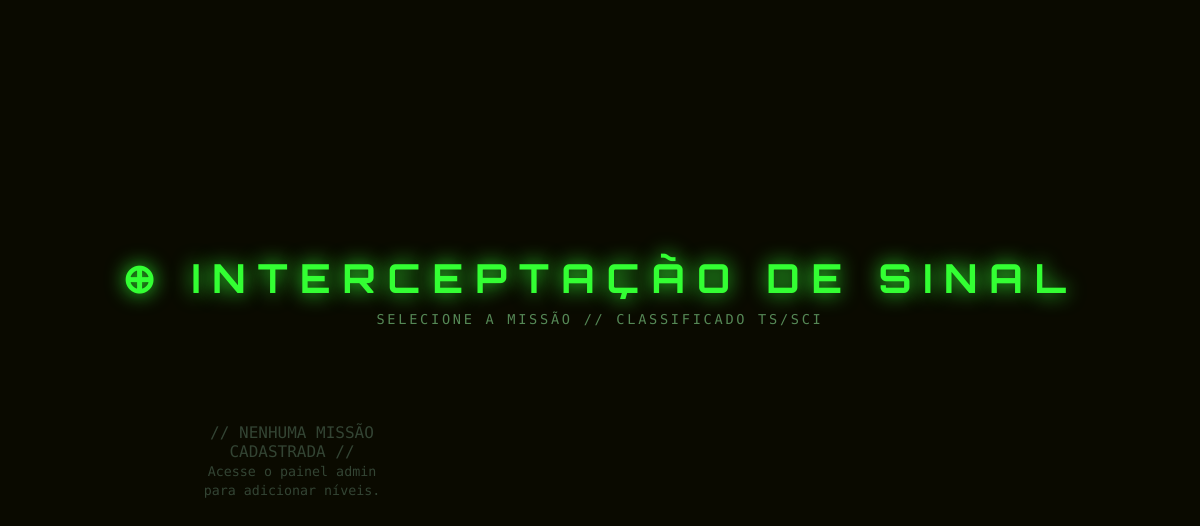
Page /osciloscopio/ on the earlier database version.
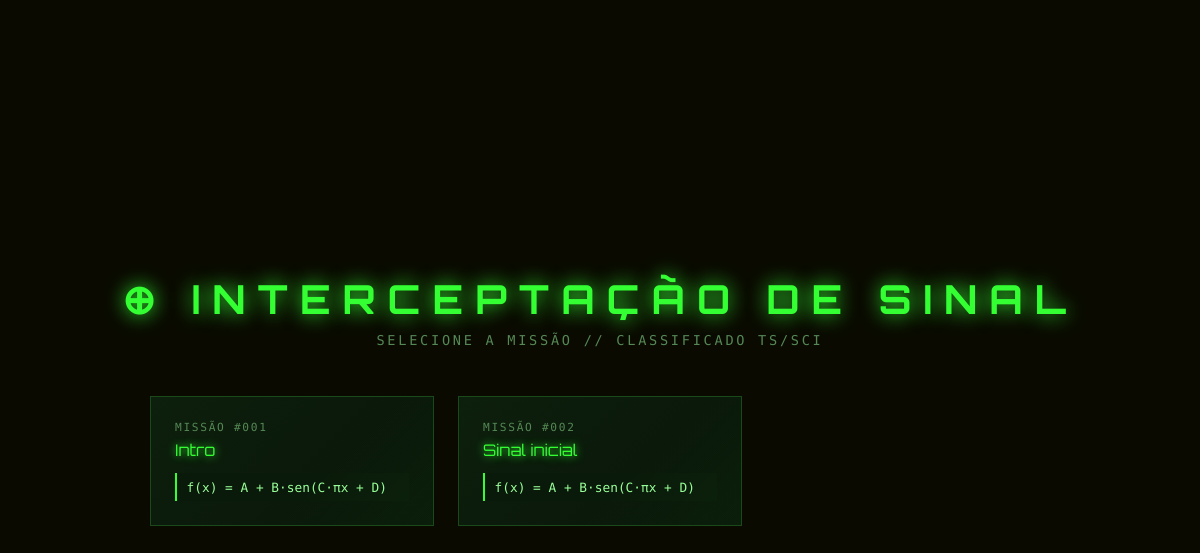
Same page on the later database version.
### osciloscopio/models.py (models this page shows, shortened)
class NivelOsciloscopio(models.Model):
    TIPO_CHOICES = [('sen', 'Seno'), ('cos', 'Cosseno')]
    titulo = models.CharField(max_length=100, default="MISSÃO DESCONHECIDA")
    descricao = models.TextField(blank=True, help_text="Texto introdutório da missão")
    tipo_func = models.CharField(max_length=3, choices=TIPO_CHOICES, default='sen')
    A = models.IntegerField(default=0, help_text="Deslocamento vertical (inteiro ≥ 0)")
    B = models.IntegerField(default=1, help_text="Amplitude (inteiro ≥ 1)")
    C = models.IntegerField(default=1, help_text="Frequência angular (inteiro ≥ 1)")
    D = models.IntegerField(default=0, help_text="Fase (inteiro ≥ 0)")
    ordem = models.PositiveIntegerField(default=0)
    criado_em = models.DateTimeField(auto_now_add=True)
    class Meta:
        ordering = ['ordem', 'criado_em']
        verbose_name = "Nível"
        verbose_name_plural = "Níveis"

### osciloscopio/views.py (the view)
# urls.py: path('', views.lista_niveis, name='lista'),
def lista_niveis(request):
    niveis = NivelOsciloscopio.objects.all()
    return render(request, 'osciloscopio/lista.html', {'niveis': niveis})

### templates/osciloscopio/lista.html (shortened to what this page needs)
<!DOCTYPE html>
<html lang="pt-br">
<head>
</head>
<body>
<h1>⊕ INTERCEPTAÇÃO DE SINAL</h1>
<p class="sub">SELECIONE A MISSÃO // CLASSIFICADO TS/SCI</p>
<div class="grid">
  {% for nivel in niveis %}
  <a class="card" href="{% url 'osciloscopio:jogar' nivel.id %}">
    <div class="card-num">MISSÃO #{{ forloop.counter|stringformat:"03d" }}</div>
    <div class="card-title">{{ nivel.titulo }}</div>
    <div class="card-func">f(x) = A + B·{{ nivel.tipo_func }}(C·πx + D)</div>
  </a>
  {% empty %}
  <div class="empty">// NENHUMA MISSÃO CADASTRADA //<br><small>Acesse o painel admin para adicionar níveis.</small></div>
  {% endfor %}
</div>
</body>
</html>

### templates/osciloscopio/lista.html (style rules this page uses)
* { margin:0;padding:0;box-sizing:border-box; }
body { background:#0a0a00;color:#33ff33;font-family:'Share Tech Mono',monospace;min-height:100vh;display:flex;flex-direction:column;align-items:center;justify-content:center;padding:2rem; }
h1 { font-family:'Orbitron',sans-serif;font-size:clamp(1.2rem,4vw,2.5rem);letter-spacing:.3em;text-shadow:0 0 20px #33ff33;margin-bottom:.5rem;text-align:center; }
.sub { color:#558855;font-size:.85rem;letter-spacing:.2em;margin-bottom:3rem;text-align:center; }
.grid { display:grid;grid-template-columns:repeat(auto-fill,minmax(260px,1fr));gap:1.5rem;width:100%;max-width:900px; }
.card { border:1px solid #1a4a1a;background:linear-gradient(135deg,#0d1f0d,#091509);padding:1.5rem;cursor:pointer;transition:.2s;text-decoration:none;color:inherit;display:block;position:relative;overflow:hidden; }
.card::before { content:'';position:absolute;inset:0;background:linear-gradient(135deg,transparent 60%,rgba(51,255,51,.04));pointer-events:none; }
.card-num { font-size:.7rem;color:#558855;letter-spacing:.15em;margin-bottom:.4rem; }
.card-title { font-family:'Orbitron',sans-serif;font-size:1rem;margin-bottom:.8rem;text-shadow:0 0 8px #33ff33; }
.card-func { font-size:.8rem;color:#99ff99;background:#0a1a0a;padding:.4rem .6rem;border-left:2px solid #33ff33; }

Differences in the rows shown:
added NivelOsciloscopio: titulo "Intro", tipo_func "sen"
added NivelOsciloscopio: titulo "Sinal inicial", tipo_func "sen"
Other differences:
text no longer shown: "// NENHUMA MISSÃO CADASTRADA // Acesse o painel admin para adicionar níveis."
